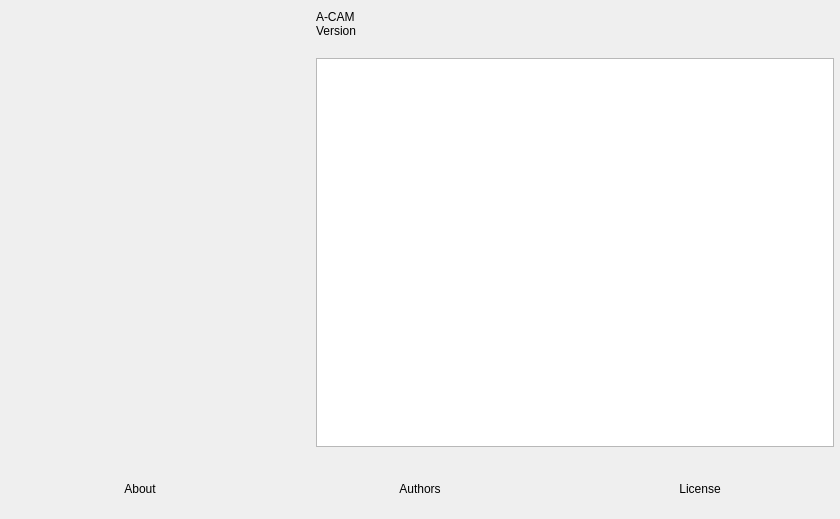
<?xml version="1.0" encoding="UTF-8"?>
<ui version="4.0">
 <class>OBSAbout</class>
 <widget class="QWidget" name="OBSAbout">
  <property name="geometry">
   <rect>
    <x>0</x>
    <y>0</y>
    <width>840</width>
    <height>519</height>
   </rect>
  </property>
  <property name="windowTitle">
   <string>About</string>
  </property>
  <layout class="QVBoxLayout" name="verticalLayout_2">
   <property name="leftMargin">
    <number>0</number>
   </property>
   <property name="topMargin">
    <number>0</number>
   </property>
   <property name="rightMargin">
    <number>0</number>
   </property>
   <property name="bottomMargin">
    <number>0</number>
   </property>
   <item>
    <layout class="QHBoxLayout" name="horizontalLayout_2">
     <property name="spacing">
      <number>30</number>
     </property>
     <property name="leftMargin">
      <number>30</number>
     </property>
     <property name="topMargin">
      <number>10</number>
     </property>
     <property name="rightMargin">
      <number>6</number>
     </property>
     <property name="bottomMargin">
      <number>6</number>
     </property>
     <item>
      <widget class="QLabel" name="icon">
       <property name="minimumSize">
        <size>
         <width>256</width>
         <height>256</height>
        </size>
       </property>
       <property name="maximumSize">
        <size>
         <width>256</width>
         <height>256</height>
        </size>
       </property>
       <property name="text">
        <string/>
       </property>
       <property name="pixmap">
        <pixmap>:res/images/obs.png</pixmap>
       </property>
       <property name="scaledContents">
        <bool>true</bool>
       </property>
      </widget>
     </item>
     <item>
      <layout class="QVBoxLayout" name="verticalLayout">
       <property name="spacing">
        <number>0</number>
       </property>
       <item>
        <widget class="QLabel" name="name">
         <property name="text">
          <string notr="true">A-CAM</string>
         </property>
        </widget>
       </item>
       <item>
        <widget class="QLabel" name="version">
         <property name="text">
          <string notr="true">Version</string>
         </property>
        </widget>
       </item>
       <item>
        <spacer name="verticalSpacer">
         <property name="orientation">
          <enum>Qt::Vertical</enum>
         </property>
         <property name="sizeType">
          <enum>QSizePolicy::Fixed</enum>
         </property>
         <property name="sizeHint" stdset="0">
          <size>
           <width>20</width>
           <height>20</height>
          </size>
         </property>
        </spacer>
       </item>
       <item>
        <widget class="QTextBrowser" name="textBrowser">
         <property name="openExternalLinks">
          <bool>true</bool>
         </property>
        </widget>
       </item>
      </layout>
     </item>
    </layout>
   </item>
   <item>
    <widget class="QFrame" name="widget">
     <property name="minimumSize">
      <size>
       <width>0</width>
       <height>60</height>
      </size>
     </property>
     <layout class="QHBoxLayout" name="horizontalLayout">
      <property name="spacing">
       <number>0</number>
      </property>
      <property name="leftMargin">
       <number>0</number>
      </property>
      <property name="topMargin">
       <number>0</number>
      </property>
      <property name="rightMargin">
       <number>0</number>
      </property>
      <property name="bottomMargin">
       <number>0</number>
      </property>
      <item>
       <widget class="ClickableLabel" name="about">
        <property name="text">
         <string>About</string>
        </property>
        <property name="alignment">
         <set>Qt::AlignCenter</set>
        </property>
       </widget>
      </item>
      <item>
       <widget class="ClickableLabel" name="authors">
        <property name="text">
         <string>Authors</string>
        </property>
        <property name="alignment">
         <set>Qt::AlignCenter</set>
        </property>
       </widget>
      </item>
      <item>
       <widget class="ClickableLabel" name="license">
        <property name="text">
         <string>License</string>
        </property>
        <property name="alignment">
         <set>Qt::AlignCenter</set>
        </property>
       </widget>
      </item>
     </layout>
    </widget>
   </item>
  </layout>
 </widget>
 <customwidgets>
  <customwidget>
   <class>ClickableLabel</class>
   <extends>QLabel</extends>
   <header>clickable-label.hpp</header>
  </customwidget>
 </customwidgets>
 <resources/>
 <connections/>
</ui>
